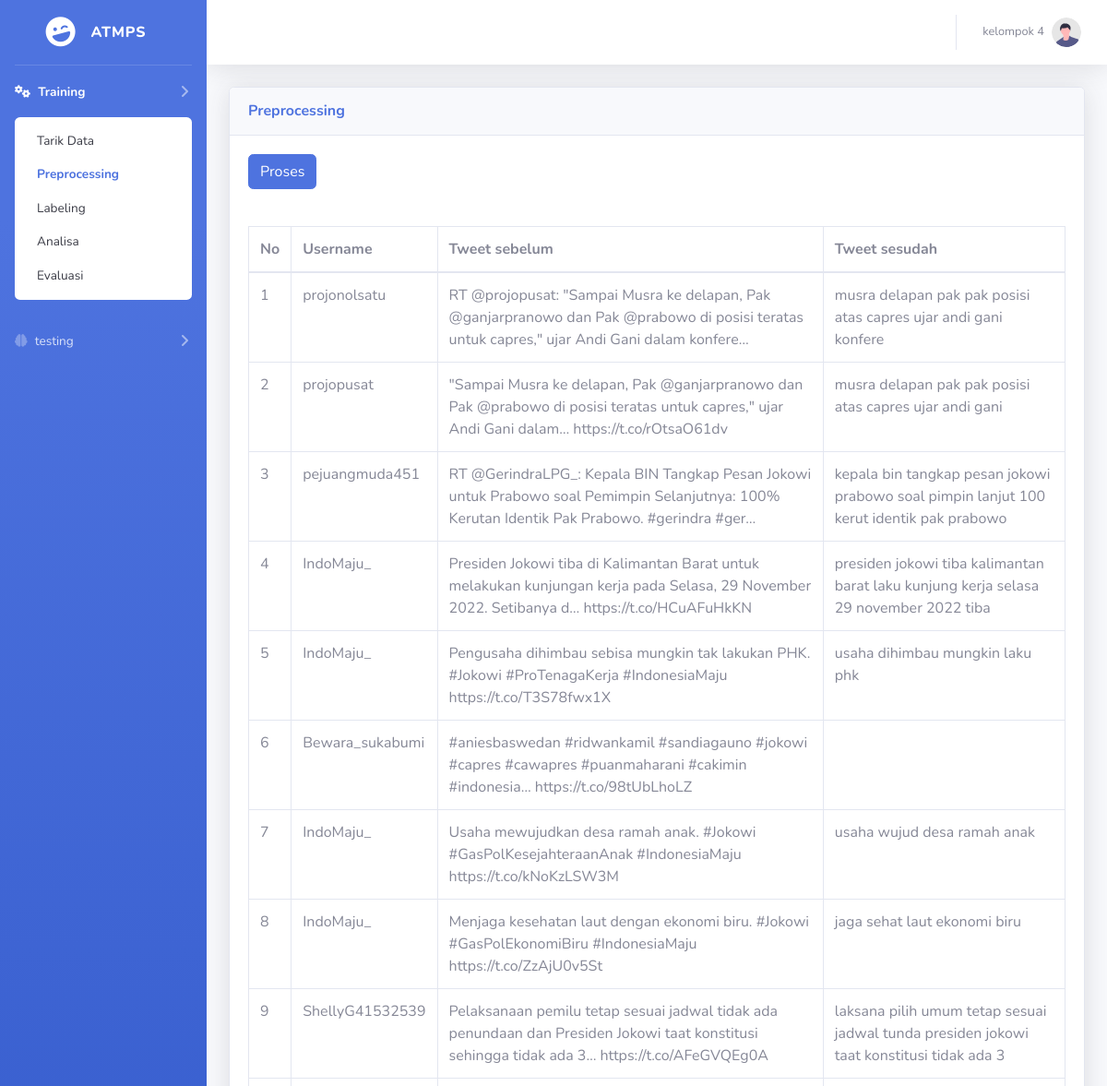
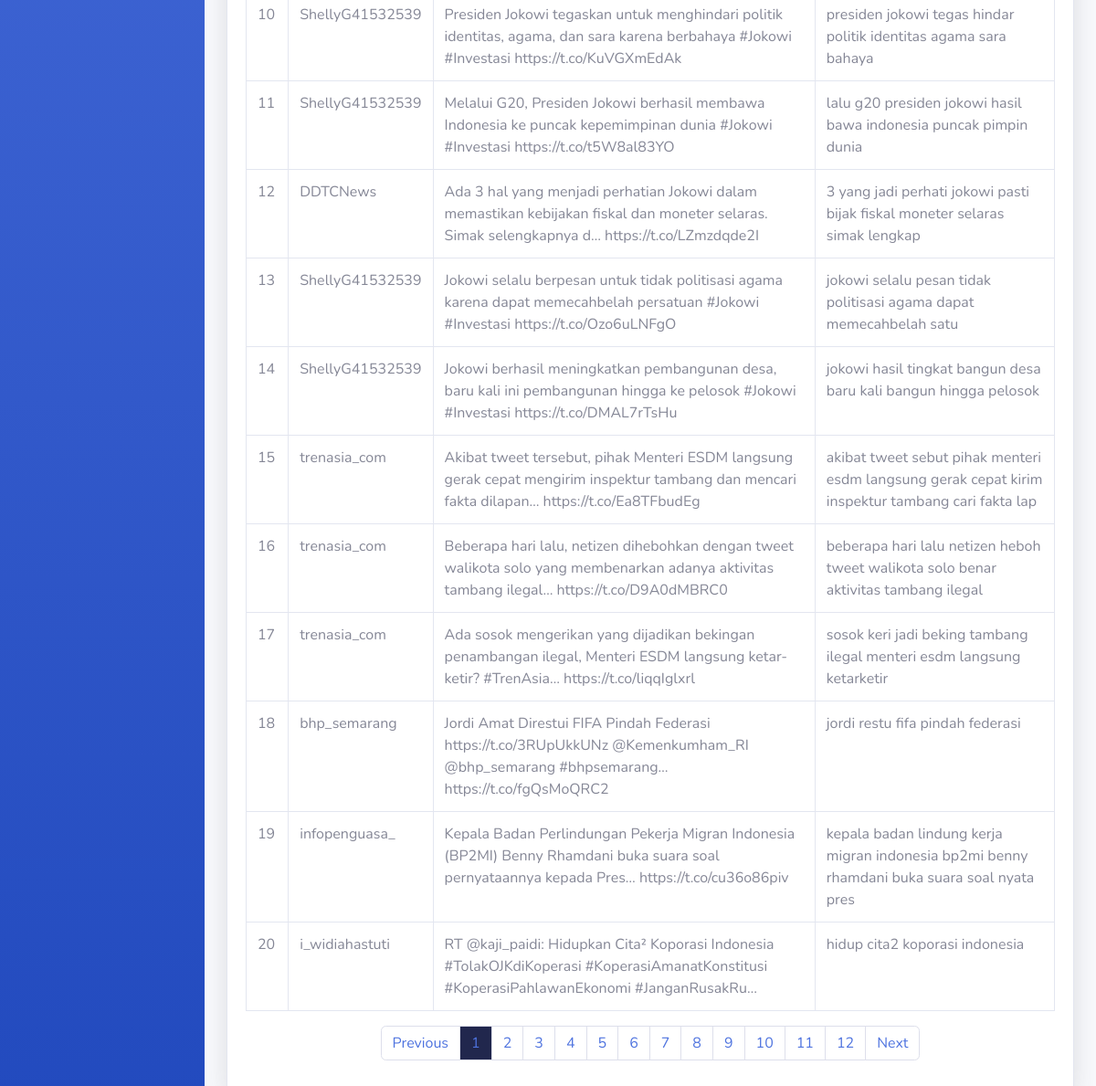
The page /preprocessing.php on the database its author committed (2 pictures, top to bottom).
### tables this page shows
CREATE TABLE `tweet2` (
  `id` int(11) NOT NULL,
  `user_screen_name` text NOT NULL,
  `text` text NOT NULL,
  `text_bersih` text NOT NULL,
  `sentiment` int(1) NOT NULL DEFAULT 2
);

### preprocessing.php (the view, shortened to what this page needs)
<?php
   include "koneksi.php";
?>
<!DOCTYPE html>
<html lang="en">
<head>
    <link href="vendor/fontawesome-free/css/all.min.css" rel="stylesheet" type="text/css">
    <link href="css/sb-admin-2.min.css" rel="stylesheet">
    <link rel="stylesheet" href="https://cdnjs.cloudflare.com/ajax/libs/font-awesome/6.1.1/css/all.min.css" />
</head>
<body id="page-top">
    <div id="wrapper">
        <ul class="navbar-nav bg-gradient-primary sidebar sidebar-dark accordion" id="accordionSidebar">
            <a class="sidebar-brand d-flex align-items-center justify-content-center" href="index.php">
                <div class="sidebar-brand-icon rotate-n-15">
                    <i class="fas fa-laugh-wink"></i>
                </div>
                <div class="sidebar-brand-text mx-3">ATMPS <sup></sup></div>
            </a>
            <hr class="sidebar-divider my-0">
            <li class="nav-item active">
                <a class="nav-link collapsed" href="#" data-toggle="collapse" data-target="#collapseTwo"
                    aria-expanded="true" aria-controls="collapseTwo">
                    <i class="fa-solid fa-gears"></i>
                    <span>Training</span>
                </a>
                <div id="collapseTwo" class="collapse show" aria-labelledby="headingTwo" data-parent="#accordionSidebar">
                    <div class="bg-white py-2 collapse-inner rounded">
                        <a class="collapse-item" href="index.php">Tarik Data</a>
                        <a class="collapse-item active" href="preprocessing.php">Preprocessing</a>
                        <a class="collapse-item" href="labeling.php">Labeling</a>
                        <a class="collapse-item" href="analisa.php">Analisa</a>
                        <a class="collapse-item" href="evaluasi.php">Evaluasi</a>
                    </div>
                </div>
            </li>
            <li class="nav-item">
                <a class="nav-link collapsed" href="#" data-toggle="collapse" data-target="#collapseUtilities"
                    aria-expanded="true" aria-controls="collapseUtilities">
                    <i class="fa-solid fa-brain"></i>
                    <span>testing</span>
                </a>
            </li>
        </ul>
        <div id="content-wrapper" class="d-flex flex-column">
            <div id="content">
                <nav class="navbar navbar-expand navbar-light bg-white topbar mb-4 static-top shadow">
                    <ul class="navbar-nav ml-auto">
                        <li class="nav-item dropdown no-arrow">
                            <a class="nav-link dropdown-toggle" href="#" id="userDropdown" role="button"
                                data-toggle="dropdown" aria-haspopup="true" aria-expanded="false">
                                <span class="mr-2 d-none d-lg-inline text-gray-600 small">kelompok 4</span>
                                <img class="img-profile rounded-circle"
                                    src="img/undraw_profile.svg">
                            </a>
                        </li>
                    </ul>
                </nav>
                <div class="container-fluid">
                    <div class="row">
                        <div class="col-xl-12">
                            <div class="card shadow mb-4">
                            <div class="card-header py-3 d-flex flex-row align-items-center justify-content-between">
                                <h6 class="m-0 font-weight-bold text-primary">Preprocessing</h6>
                            </div>
                                <div class="card-body">
                                <form method="POST">
                                    <input class="btn btn-primary mb-4" type="submit" name="proses" value="Proses">
                                </form>
                                <div class="table-responsive mt-3">
                                        <table id="datatableSimple" class="table table-bordered" >
                                        <thead>
                                            <tr>
                                                <th>No</th>
                                                <th>Username</th>
                                                <th>Tweet sebelum</th>
                                                <th>Tweet sesudah</th>
                                            </tr>
                                        </thead>
                                        <tbody>
                                            <?php
                                                $batas = 20;
                                                $halaman = isset($_GET['halaman'])?(int)$_GET['halaman'] : 1;
                                                $halaman_awal = ($halaman>1) ? ($halaman * $batas) - $batas : 0;
                                                $previous = $halaman - 1;
                                                $next = $halaman + 1;
                                                $data = mysqli_query($conn,"select * from tweet2");
                                                $jumlah_data = mysqli_num_rows($data);
                                                $total_halaman = ceil($jumlah_data / $batas);
                                                $data_setelah = mysqli_query($conn,"select * from tweet2");
                                                $baris = mysqli_num_rows($data_setelah);
                                                $data = mysqli_query($conn,"select * from tweet2 limit $halaman_awal, $batas");
                                                $nomor = $halaman_awal+1;
                                                while($d = mysqli_fetch_array($data)){
                                                    ?>
                                                    <tr>
                                                        <td><?php echo $nomor++; ?></td>
                                                        <td><?php echo $d['user_screen_name'] ?></td>
                                                        <td><?php echo $d['text'] ?></td>
                                                        <td>
                                                            <?php
                                                                if ($baris == 0) {
                                                                    echo "N/A";
                                                                } else{
                                                                    echo $d['text_bersih'];
                                                                }
                                                            ?>
                                                        </td>
                                                    </tr>
                                                    <?php
                                                }
                                            ?>
                                        </tbody>
                                        </table>
                                    </div>
                                    <nav>
                                    <ul class="pagination justify-content-center">
                                        <li class="page-item">
                                            <a class="page-link" style="background-color: ;" <?php if($halaman > 1){ echo "href='?halaman=$previous'"; } ?>>Previous</a>
                                        </li>
                                        <?php
                                        for($x=1;$x<=$total_halaman;$x++){
                                            ?>
                                            <li class="page-item"><a class="page-link" <?php if($x == $halaman){ echo 'style="background-color:#21274D"';}?>  href="?halaman=<?php echo $x ?>"><?php echo $x; ?></a></li>
                                            <?php
                                        }
                                        ?>
                                        <li class="page-item">
                                            <a  class="page-link" <?php if($halaman < $total_halaman) { echo "href='?halaman=$next'"; } ?>>Next</a>
                                        </li>
                                    </ul>
                                </nav>
                                </div>
                            </div>
                        </div>
                    </div>
                </div>
            </div>
        </div>
    </div>
</body>
</html>

### rows shown on the page
tweet2: user_screen_name "projonolsatu", text "RT @projopusat: \"Sampai Musra ke delapan, Pak @ganjarpranowo dan Pak @prabowo di posisi teratas untuk capres,\" ujar Andi Gani dalam konfere…", text_bersih "musra delapan pak pak posisi atas capres ujar andi gani konfere"
tweet2: user_screen_name "projopusat", text "\"Sampai Musra ke delapan, Pak @ganjarpranowo dan Pak @prabowo di posisi teratas untuk capres,\" ujar Andi Gani dalam… https://t.co/rOtsaO61dv", text_bersih "musra delapan pak pak posisi atas capres ujar andi gani"
tweet2: user_screen_name "pejuangmuda451", text "RT @GerindraLPG_: Kepala BIN Tangkap Pesan Jokowi untuk Prabowo soal Pemimpin Selanjutnya: 100% Kerutan Identik Pak Prabowo. #gerindra #ger…", text_bersih "kepala bin tangkap pesan jokowi prabowo soal pimpin lanjut 100 kerut identik pak prabowo"
tweet2: user_screen_name "IndoMaju_", text "Presiden Jokowi tiba di Kalimantan Barat untuk melakukan kunjungan kerja pada Selasa, 29 November 2022. Setibanya d… https://t.co/HCuAFuHkKN", text_bersih "presiden jokowi tiba kalimantan barat laku kunjung kerja selasa 29 november 2022 tiba"
tweet2: user_screen_name "IndoMaju_", text "Pengusaha dihimbau sebisa mungkin tak lakukan PHK. #Jokowi #ProTenagaKerja #IndonesiaMaju https://t.co/T3S78fwx1X", text_bersih "usaha dihimbau mungkin laku phk"
tweet2: user_screen_name "Bewara_sukabumi", text "#aniesbaswedan #ridwankamil #sandiagauno #jokowi #capres #cawapres #puanmaharani #cakimin #indonesia… https://t.co/98tUbLhoLZ"
tweet2: user_screen_name "IndoMaju_", text "Usaha mewujudkan desa ramah anak. #Jokowi #GasPolKesejahteraanAnak #IndonesiaMaju https://t.co/kNoKzLSW3M", text_bersih "usaha wujud desa ramah anak"
tweet2: user_screen_name "IndoMaju_", text "Menjaga kesehatan laut dengan ekonomi biru. #Jokowi #GasPolEkonomiBiru #IndonesiaMaju https://t.co/ZzAjU0v5St", text_bersih "jaga sehat laut ekonomi biru"
tweet2: user_screen_name "ShellyG41532539", text "Pelaksanaan pemilu tetap sesuai jadwal tidak ada penundaan dan Presiden Jokowi taat konstitusi sehingga tidak ada 3… https://t.co/AFeGVQEg0A", text_bersih "laksana pilih umum tetap sesuai jadwal tunda presiden jokowi taat konstitusi tidak ada 3"
tweet2: user_screen_name "ShellyG41532539", text "Presiden Jokowi tegaskan untuk menghindari politik identitas, agama, dan sara karena berbahaya #Jokowi #Investasi https://t.co/KuVGXmEdAk", text_bersih "presiden jokowi tegas hindar politik identitas agama sara bahaya"
tweet2: user_screen_name "ShellyG41532539", text "Melalui G20, Presiden Jokowi berhasil membawa Indonesia ke puncak kepemimpinan dunia #Jokowi #Investasi https://t.co/t5W8al83YO", text_bersih "lalu g20 presiden jokowi hasil bawa indonesia puncak pimpin dunia"
tweet2: user_screen_name "DDTCNews", text "Ada 3 hal yang menjadi perhatian Jokowi dalam memastikan kebijakan fiskal dan moneter selaras. Simak selengkapnya d… https://t.co/LZmzdqde2I", text_bersih "3 yang jadi perhati jokowi pasti bijak fiskal moneter selaras simak lengkap"
tweet2: user_screen_name "ShellyG41532539", text "Jokowi selalu berpesan untuk tidak politisasi agama karena dapat memecahbelah persatuan #Jokowi #Investasi https://t.co/Ozo6uLNFgO", text_bersih "jokowi selalu pesan tidak politisasi agama dapat memecahbelah satu"
tweet2: user_screen_name "ShellyG41532539", text "Jokowi berhasil meningkatkan pembangunan desa, baru kali ini pembangunan hingga ke pelosok #Jokowi #Investasi https://t.co/DMAL7rTsHu", text_bersih "jokowi hasil tingkat bangun desa baru kali bangun hingga pelosok"
tweet2: user_screen_name "trenasia_com", text "Akibat tweet tersebut, pihak Menteri ESDM langsung gerak cepat mengirim inspektur tambang dan mencari fakta dilapan… https://t.co/Ea8TFbudEg", text_bersih "akibat tweet sebut pihak menteri esdm langsung gerak cepat kirim inspektur tambang cari fakta lap"
tweet2: user_screen_name "trenasia_com", text "Beberapa hari lalu, netizen dihebohkan dengan tweet walikota solo yang membenarkan adanya aktivitas tambang ilegal… https://t.co/D9A0dMBRC0", text_bersih "beberapa hari lalu netizen heboh tweet walikota solo benar aktivitas tambang ilegal"
tweet2: user_screen_name "trenasia_com", text "Ada sosok mengerikan yang dijadikan bekingan penambangan ilegal, Menteri ESDM langsung ketar-ketir? #TrenAsia… https://t.co/liqqIglxrl", text_bersih "sosok keri jadi beking tambang ilegal menteri esdm langsung ketarketir"
tweet2: user_screen_name "bhp_semarang", text "Jordi Amat Direstui FIFA Pindah Federasi https://t.co/3RUpUkkUNz @Kemenkumham_RI @bhp_semarang #bhpsemarang… https://t.co/fgQsMoQRC2", text_bersih "jordi restu fifa pindah federasi"
tweet2: user_screen_name "infopenguasa_", text "Kepala Badan Perlindungan Pekerja Migran Indonesia (BP2MI) Benny Rhamdani buka suara soal pernyataannya kepada Pres… https://t.co/cu36o86piv", text_bersih "kepala badan lindung kerja migran indonesia bp2mi benny rhamdani buka suara soal nyata pres"
tweet2: user_screen_name "i_widiahastuti", text "RT @kaji_paidi: Hidupkan Cita² Koporasi Indonesia #TolakOJKdiKoperasi #KoperasiAmanatKonstitusi #KoperasiPahlawanEkonomi #JanganRusakRu…", text_bersih "hidup cita2 koporasi indonesia"
